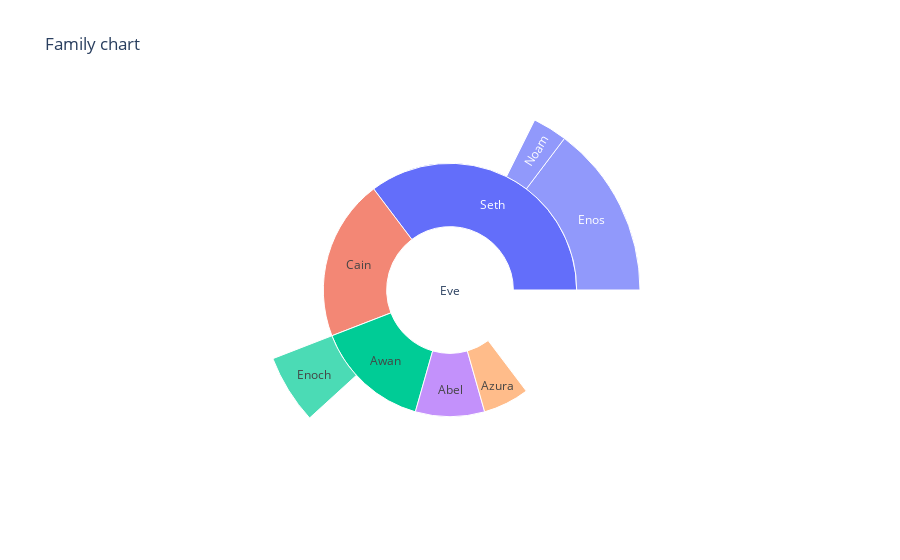

The cell this chart's notebook holds for it:
### Markdown cell above
## 7.Sunburst Charts: 
Sunburst charts represent hierarchial data in the form of concentric circles. Here the innermost circle is the root node which defines the parent, and then the outer rings move down the hierarchy from the centre. They are also called radial charts.We can use them to plot

* Worldwide mobile Sales where we can drill down as follows:   
    * innermost circle represents total sales  
    * first outer circle represents continentwise sales
    * second outer circle represents countrywise sales within each continent
    
    
* Disease outbreak hierarchy


* Real Estate Industrial chain

### Code cell
##Example 4: Let us illustrate plot the 

#Create a dictionary having a set of people represented by a character array and the parents of these characters represented in another
## array and the values are the values associated to the vectors.
data = dict(
    character=["Eve", "Cain", "Seth", "Enos", "Noam", "Abel", "Awan", "Enoch", "Azura"],
    parent=["", "Eve", "Eve", "Seth", "Seth", "Eve", "Eve", "Awan", "Eve" ],
    value=[10, 14, 12, 10, 2, 6, 6, 4, 4])

fig = px.sunburst(
    data,
    names='character',
    parents='parent',
    values='value',
    title="Family chart"
)
fig.show()

### Figure 1 — Plotly figure (JSON) as saved in the notebook; plotly's stock layout.template omitted (floating-point values rounded to 4 significant figures)
{"data": [{"domain": {"x": [0, 1], "y": [0, 1]}, "hovertemplate": "character=%{label}<br>value=%{value}<br>parent=%{parent}<extra></extra>", "labels": ["Eve", "Cain", "Seth", "Enos", "Noam", "Abel", "Awan", "Enoch", "Azura"], "name": "", "parents": ["", "Eve", "Eve", "Seth", "Seth", "Eve", "Eve", "Awan", "Eve"], "type": "sunburst", "values": [10, 14, 12, 10, 2, 6, 6, 4, 4]}], "layout": {"legend": {"tracegroupgap": 0}, "title": {"text": "Family chart"}}}
